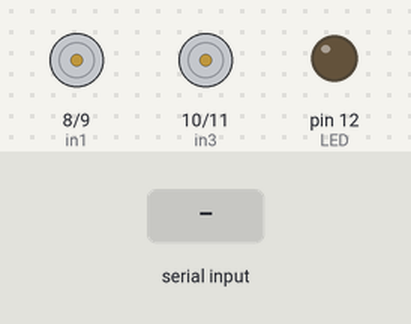
Bench run of a sketch on a simulated Arduino Uno, built with avr-gcc and run on an emulated ATmega328P. On the bench: motor-driver pin pairs drawn as motors (green arrow = first pin HIGH = forward, orange = second pin HIGH = backward, longer = more drive), output pins drawn as LEDs (lit = HIGH). Inputs (shaded band) come from the test bench.

Above: at 1.2 s.
1.3 s: "F" received over Serial
At 2.3 s:
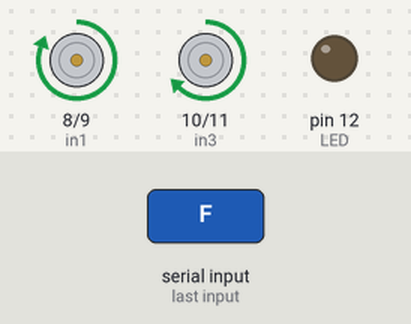
2.8 s: "B" received over Serial
At 3.5 s:
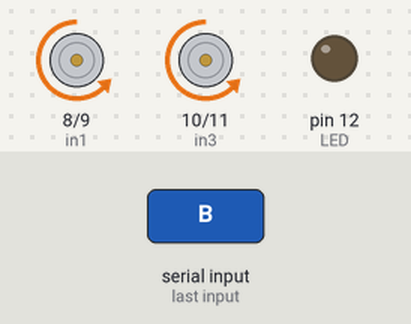
4.3 s: "L" received over Serial
At 4.6 s:
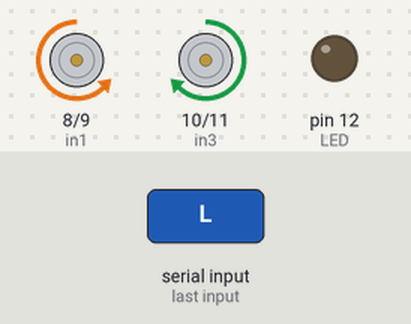
5.8 s: "R" received over Serial
At 6.9 s:
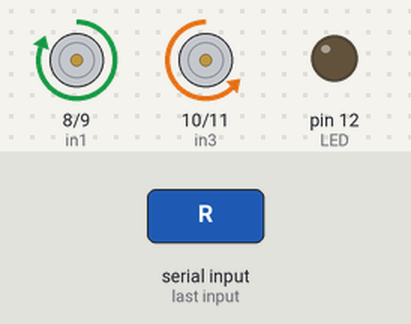
7.3 s: "G" received over Serial
At 8.1 s:
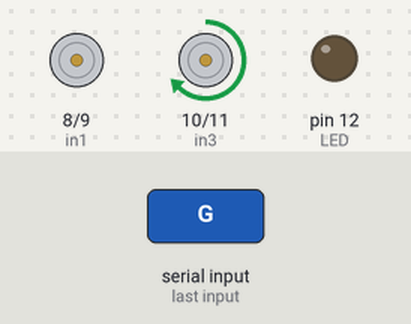
8.8 s: "I" received over Serial
At 9.2 s:
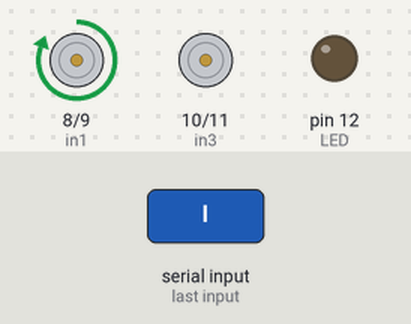
Timing chart, 0 to 11.3 s (numbered marks = the images above; inputs shaded):
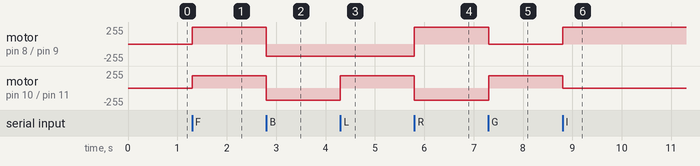

The sketch:

Bluetooth.ino
```cpp
#define in1 8
#define in2 9
#define in3 10
#define in4 11
#define LED 12
int command;
int Speed = 185;
int Speedsec;
int buttonState = 0;
int lastButtonState = 0;
int Turnradius = 0;
int brakeTime = 35;
int brkonoff = 1;
void setup() {
  pinMode(in1, OUTPUT);
  pinMode(in2, OUTPUT);
  pinMode(in3, OUTPUT);
  pinMode(in4, OUTPUT);
  pinMode(LED, OUTPUT);
  Serial.begin(9600);
}

void loop() {
  if (Serial.available() > 0) {
    command = Serial.read();
    Stop();
    switch (command) {
      case 'F':
        forward();
        break;
      case 'B':
        back();
        break;
      case 'L':
        left();
        break;
      case 'R':
        right();
        break;
      case 'G':
        forwardleft();
        break;
      case 'I':
        forwardright();
        break;
      case 'H':
        backleft();
        break;
      case 'J':
        backright();
        break;
      case '0':
        Speed = 100;
        break;
      case '1':
        Speed = 140;
        break;
      case '2':
        Speed = 153;
        break;
      case '3':
        Speed = 165;
        break;
      case '4':
        Speed = 170;
        break;
      case '5':
        Speed = 150;
        break;
      case '6':
        Speed = 134;
        break;
      case '7':
        Speed = 145;
        break;
      case '8':
        Speed = 160;
        break;
      case '9':
        Speed = 158;
        break;
      case 'q':
        Speed = 170;
        break;
    }
    Speedsec = Turnradius;
    if (brkonoff == 1) {
      brakeOn();
    } else {
      brakeOff();
    }
  }
}

void brakeOn() {

  buttonState = command;

  if (buttonState != lastButtonState) {

    if (buttonState == 'S') {
      if (lastButtonState != buttonState) {
        digitalWrite(in1, HIGH);
        digitalWrite(in2, HIGH);
        digitalWrite(in3, HIGH);
        digitalWrite(in4, HIGH);
        delay(brakeTime);
        Stop();
      }
    }

    lastButtonState = buttonState;
  }
}

void forward() {
  analogWrite(in1, Speed);
  analogWrite(in3, Speed);
}

void back() {
  analogWrite(in2, Speed);
  analogWrite(in4, Speed);
}

void left() {
  analogWrite(in3, Speed);
  analogWrite(in2, Speed);
}

void right() {
  analogWrite(in4, Speed);
  analogWrite(in1, Speed);
}
void forwardleft() {
  analogWrite(in1, Speedsec);
  analogWrite(in3, Speed);
}
void forwardright() {
  analogWrite(in1, Speed);
  analogWrite(in3, Speedsec);
}
void backright() {
  analogWrite(in2, Speed);
  analogWrite(in4, Speedsec);
}
void backleft() {
  analogWrite(in2, Speedsec);
  analogWrite(in4, Speed);
}

void Stop() {
  analogWrite(in1, 0);
  analogWrite(in2, 0);
  analogWrite(in3, 0);
  analogWrite(in4, 0);
}


void brakeOff() {

}
```

Measured:
- after the input at 1.3 s, motor on pin 8 (in1) / pin 9 (in2): stopped → forward 255/255 at once; motor on pin 10 (in3) / pin 11 (in4): stopped → forward 185/255 at once
- after the input at 2.8 s, motor on pin 8 (in1) / pin 9 (in2): forward 255/255 → backward 185/255 at once; motor on pin 10 (in3) / pin 11 (in4): forward 185/255 → backward 185/255 at once
- after the input at 4.3 s, motor on pin 10 (in3) / pin 11 (in4): backward 185/255 → forward 185/255 at once
- after the input at 5.8 s, motor on pin 8 (in1) / pin 9 (in2): backward 185/255 → forward 255/255 at once; motor on pin 10 (in3) / pin 11 (in4): forward 185/255 → backward 185/255 at once
- after the input at 7.3 s, motor on pin 8 (in1) / pin 9 (in2): forward 255/255 → stopped at once; motor on pin 10 (in3) / pin 11 (in4): backward 185/255 → forward 185/255 at once
- after the input at 8.8 s, motor on pin 8 (in1) / pin 9 (in2): stopped → forward 255/255 at once; motor on pin 10 (in3) / pin 11 (in4): forward 185/255 → stopped at once
